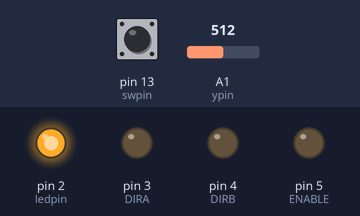
The sketch below on a simulated Arduino Uno, built with avr-gcc and run on an emulated ATmega328P. Parts: output pins drawn as LEDs (lit = HIGH). The inputs (shaded band) are chosen by the test bench; at power-on: A1 (ypin) = 512, pin 13 (swpin) HIGH.

Above: at 1.2 s.
1.3 s: A1 (ypin) set to 492
At 2.4 s:
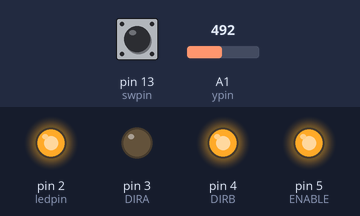
2.8 s: pin 13 (swpin) pulled LOW for 0.15 s
At 2.87 s:
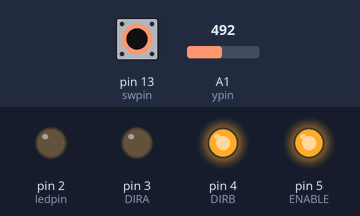
4.4 s: A1 (ypin) set to 532
At 4.7 s:
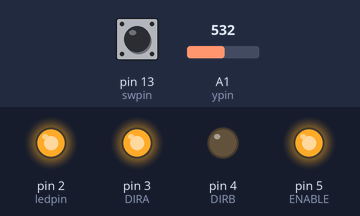
5.9 s: pin 13 (swpin) pulled LOW for 1 s
At 6.7 s:
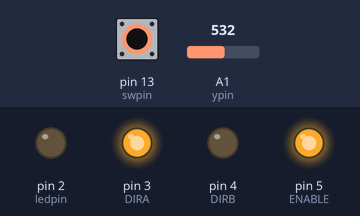
8.4 s: pin 13 (swpin) pulled LOW for 3.2 s
At 12.6 s:
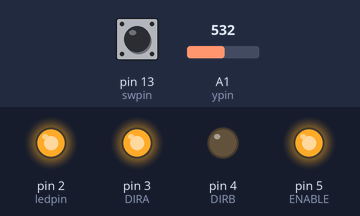
13.1 s: A1 (ypin) set to 512
At 13.8 s:
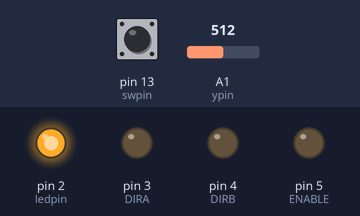
Timing chart, 0 to 15.6 s (numbered marks = the images above; inputs shaded):
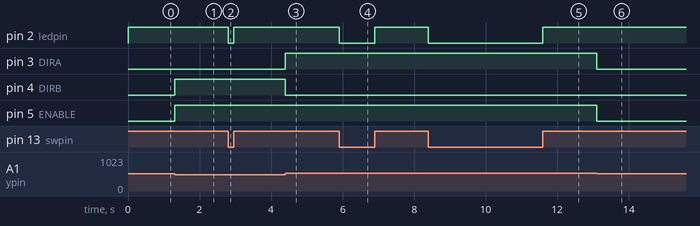

The sketch:

joystick.ino
```cpp
#define ENABLE 5
#define DIRA 3
#define DIRB 4

int xpin = A0;
int ypin = A1;
int swpin = 13;
int ledpin = 2;

void setup() {
  // put your setup code here, to run once:
  pinMode( swpin, INPUT_PULLUP );
  pinMode(ENABLE,OUTPUT);
  pinMode(DIRA,OUTPUT);
  pinMode(DIRB,OUTPUT);
  pinMode(ledpin,OUTPUT);
  Serial.begin(9600);
}

void loop() {
  // put your main code here, to run repeatedly:

  int y = analogRead(ypin);

  if ( y > 522 ) {
    digitalWrite(ENABLE,HIGH); // enable on
    digitalWrite(DIRA,HIGH); //one way
    digitalWrite(DIRB,LOW);
  }
  else if ( y < 502 ) {
    digitalWrite(ENABLE,HIGH); // enable on
    digitalWrite(DIRA,LOW); //one way
    digitalWrite(DIRB,HIGH);
  }
  else {
    digitalWrite(DIRA,LOW); //one way
    digitalWrite(DIRB,LOW);
    digitalWrite(ENABLE,LOW); // enable on
  }

  if ( digitalRead(swpin) == HIGH ) {
    digitalWrite(ledpin, HIGH);
  } else {
    digitalWrite(ledpin, LOW);
  }


//  digitalWrite(ENABLE,HIGH);
//  digitalWrite(DIRA,HIGH); //one way
//  digitalWrite(DIRB,LOW);
}
```

Measured:
- the behaviour switches between 502 and 501 on A1 (ypin) (found by bisection; images 0 and 1)
- after the input at 1.3 s, pin 4 (DIRB), pin 5 (ENABLE): LOW → HIGH at once
- after the input at 2.8 s, pin 2 (ledpin): HIGH → LOW at once, → HIGH 0.15 s later
- after the input at 4.4 s, pin 3 (DIRA): LOW → HIGH at once; pin 4 (DIRB): HIGH → LOW at once
- after the input at 5.9 s, pin 2 (ledpin): HIGH → LOW at once, → HIGH 1.0 s later
- after the input at 8.4 s, pin 2 (ledpin): HIGH → LOW at once, → HIGH 3.2 s later
- after the input at 13.1 s, pin 3 (DIRA), pin 5 (ENABLE): HIGH → LOW at once
